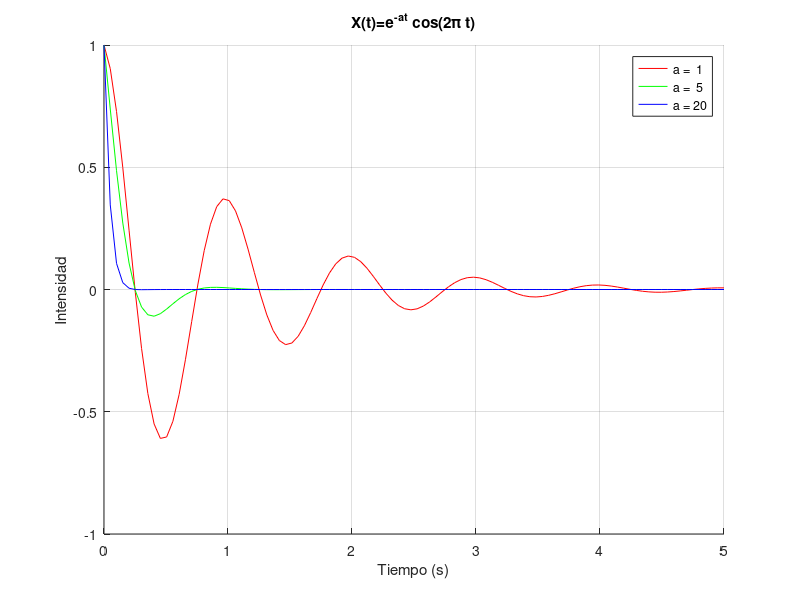

The MATLAB script that drew this image:
Fs = 20;
f  = 1;
t  = linspace(0,5,5*Fs);
X  = zeros(3,length(t));
X(1,:) = exp( -1*t).*cos(2*pi*f.*t);
X(2,:) = exp( -5*t).*cos(2*pi*f.*t);
X(3,:) = exp(-20*t).*cos(2*pi*f.*t);
hold on
plot(t,X(1,:),'r','DisplayName','a =  1')
plot(t,X(2,:),'g','DisplayName','a =  5')
plot(t,X(3,:),'b','DisplayName','a = 20')
grid on;
xlabel('Tiempo (s)')
ylabel('Intensidad')
title('X(t)=e^{-at} cos(2\pi t)')
legend('show');
hold off